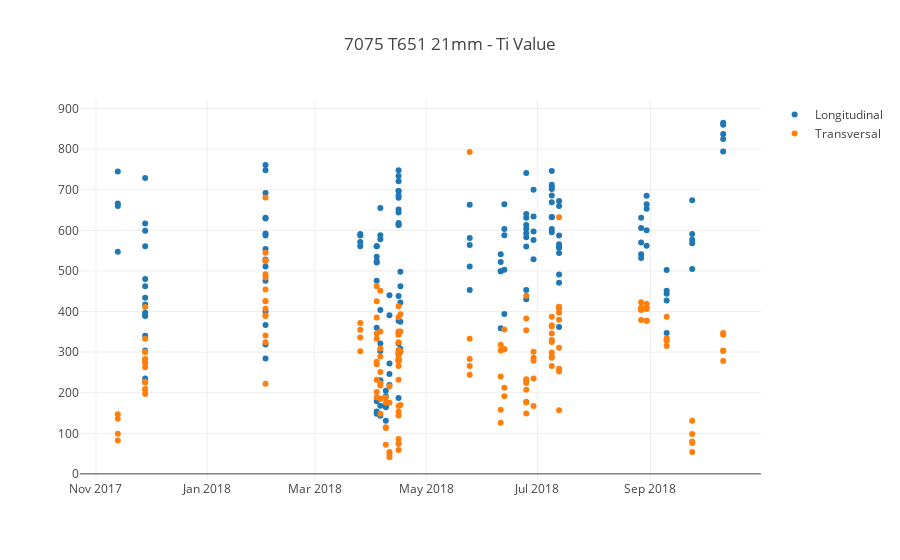

Write notebook code for a chart like this one.
### Code cell
# plot til_val and tit_val vs time

# .. prepare traces
trace_til_val = ply.graph_objs.Scatter(
    x=rawRapstabDf['date_enregistrement_int'],
    y=rawRapstabDf['til_val'],
    mode='markers',
    name='Longitudinal',
)

trace_tit_val = ply.graph_objs.Scatter(
    x=rawRapstabDf['date_enregistrement_int'],
    y=rawRapstabDf['tit_val'],
    mode='markers',
    name='Transversal',
)

# .. set layout
mylayout = ply.graph_objs.Layout(
    title='7075 T651 21mm - Ti Value',
)

# .. set data to plot
traces = [trace_til_val, trace_tit_val]

# .. plot
graphFilename = outputDir + mylayout.title.text + ' - Scatter vs Time.html'
fig = ply.graph_objs.Figure(data=traces, layout=mylayout)
if (notebookGraphingOutputs == GraphOutputOption('inline')) or (notebookGraphingOutputs == GraphOutputOption('both')):
    ply.offline.iplot(fig)
if (notebookGraphingOutputs == GraphOutputOption('htmlFile')) or (notebookGraphingOutputs == GraphOutputOption('both')):
    ply.offline.plot(fig, filename=graphFilename, auto_open=GraphAutoOpenHTML)

### Figure 1 — Plotly figure (JSON) as saved in the notebook; plotly's stock layout.template omitted (floating-point values rounded to 4 significant figures; data arrays with more than 128 entries replaced by an {"elided": "..."} marker saying what was removed)
{"data": [{"mode": "markers", "name": "Longitudinal", "type": "scatter", "uid": "a4853958-f814-4f68-811c-b97a86c338fd", "x": {"elided": "168 str values"}, "y": {"elided": "168 int values"}}, {"mode": "markers", "name": "Transversal", "type": "scatter", "uid": "ab0cae14-fc31-4bda-92c9-a81679e05df7", "x": {"elided": "168 str values"}, "y": {"elided": "168 int values"}}], "layout": {"autosize": true, "title": {"text": "7075 T651 21mm - Ti Value"}, "xaxis": {"autorange": true, "range": ["2017-10-23 21:15:40.7355", "2018-10-30 23:44:19.2645"], "type": "date"}, "yaxis": {"autorange": true, "range": [-19.36, 925.4], "type": "linear"}}}
